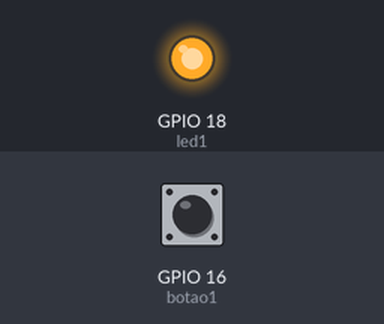
The program below on a simulated ESP32 board running MicroPython. Shown: output pins drawn as LEDs (lit = HIGH). The test bench sets the inputs (shaded band); at power-on: GPIO 16 (botao1) HIGH.

Above: at 1.2 s.
1.3 s: GPIO 16 (botao1) pulled LOW for 0.15 s
At 2.4 s:
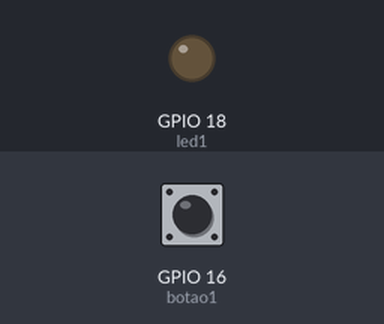
2.9 s: GPIO 16 (botao1) pulled LOW for 1 s
At 3.6 s:
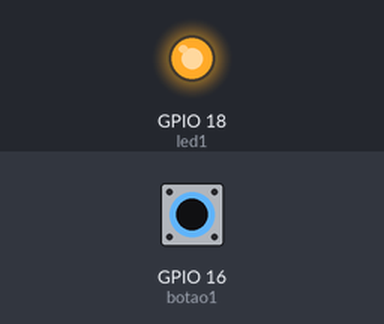
5.4 s: GPIO 16 (botao1) pulled LOW for 3.2 s
At 6.7 s:
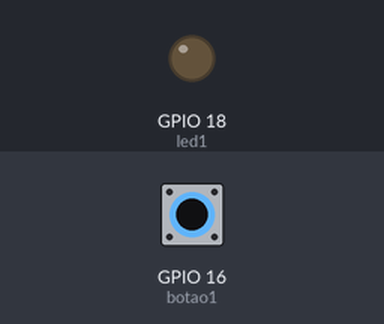
Timing chart, 0 to 8.4 s (numbered marks = the images above; inputs shaded):
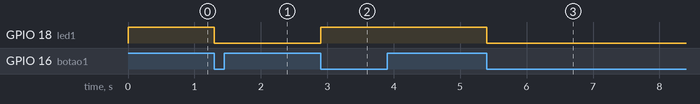

Measured:
- after the input at 1.3 s, GPIO 18 (led1): HIGH → LOW at once
- after the input at 2.9 s, GPIO 18 (led1): LOW → HIGH at once
- after the input at 5.4 s, GPIO 18 (led1): HIGH → LOW at once

The program:

Case5.py
```python
#Importa a biblioteca para definir a função do pino
from machine import Pin

#CONSTANTES PARA O PROGRAMA
LED_LIGADO = 0
LED_DESLIGADO = 1
BOTAO_LIGADO = 0
BOTAO_DESLIGADO = 1

#Define onde está o LED1
led1 = Pin(18, Pin.OUT, value = LED_DESLIGADO)
botao1 = Pin(16, Pin.IN, Pin.PULL_UP)

def inverter_led(led):
    if led.value() == 1:
        led.value(0)
    else:
        led.value(1)

#Tira uma foto do estado do botão (ligado ou desligado)
foto_do_botao_1 = botao1.value()
while True:
    #Verifica se o botão mudou em relação a foto
    if botao1.value() != foto_do_botao_1:
        #Atualiza a foto
        foto_do_botao_1 = botao1.value()
        #verifica se o botão está ligado
        if foto_do_botao_1 == BOTAO_LIGADO:
            inverter_led(led1)
```
